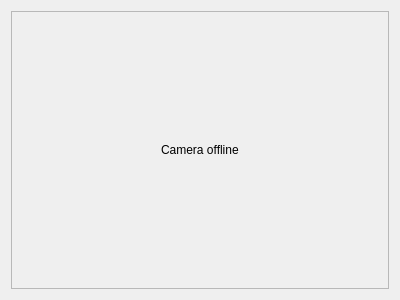
<?xml version="1.0" encoding="UTF-8"?>
<ui version="4.0">
 <class>widgetCameraFeed</class>
 <widget class="QWidget" name="widgetCameraFeed">
  <property name="geometry">
   <rect>
    <x>0</x>
    <y>0</y>
    <width>400</width>
    <height>300</height>
   </rect>
  </property>
  <property name="windowTitle">
   <string>Form</string>
  </property>
  <layout class="QVBoxLayout" name="verticalLayout">
   <item>
    <widget class="QFrame" name="frameCameraFeed">
     <property name="frameShape">
      <enum>QFrame::StyledPanel</enum>
     </property>
     <property name="frameShadow">
      <enum>QFrame::Raised</enum>
     </property>
     <layout class="QVBoxLayout" name="verticalLayout_2">
      <item alignment="Qt::AlignHCenter|Qt::AlignVCenter">
       <widget class="QLabel" name="labelCameraFeed">
        <property name="sizePolicy">
         <sizepolicy hsizetype="Expanding" vsizetype="Expanding">
          <horstretch>0</horstretch>
          <verstretch>0</verstretch>
         </sizepolicy>
        </property>
        <property name="text">
         <string>Camera offline</string>
        </property>
       </widget>
      </item>
     </layout>
    </widget>
   </item>
  </layout>
 </widget>
 <resources/>
 <connections/>
</ui>
